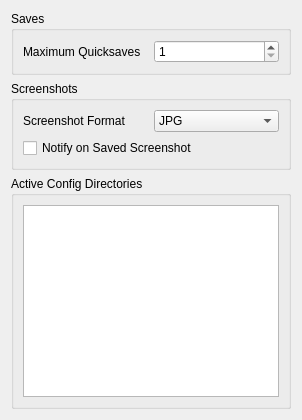
     <widget class="QWidget" name="Miscellaneous">
      <attribute name="title">
       <string>Miscellaneous</string>
      </attribute>
      <layout class="QVBoxLayout" name="scrollAreaVerticalLayout">
       <item>
        <widget class="QGroupBox" name="savesGroup">
         <property name="title">
          <string>Saves</string>
         </property>
         <layout class="QVBoxLayout" name="savesGroupVerticalLayout">
          <item>
           <layout class="QHBoxLayout" name="maximumQuicksavesLayout">
            <item>
             <widget class="QLabel" name="maximumQuicksavesLabel">
              <property name="text">
               <string>Maximum Quicksaves</string>
              </property>
             </widget>
            </item>
            <item>
             <widget class="QSpinBox" name="maximumQuicksavesComboBox">
              <property name="minimum">
               <number>1</number>
              </property>
             </widget>
            </item>
           </layout>
          </item>
         </layout>
        </widget>
       </item>
       <item>
        <widget class="QGroupBox" name="screenshotsGroup">
         <property name="title">
          <string>Screenshots</string>
         </property>
         <layout class="QVBoxLayout" name="otherGroupVerticalLayout">
          <item>
           <layout class="QHBoxLayout" name="screenshotFormatLayout">
            <item>
             <widget class="QLabel" name="screenshotFormatLabel">
              <property name="text">
               <string>Screenshot Format</string>
              </property>
             </widget>
            </item>
            <item>
             <widget class="QComboBox" name="screenshotFormatComboBox">
              <item>
               <property name="text">
                <string>JPG</string>
               </property>
              </item>
              <item>
               <property name="text">
                <string>PNG</string>
               </property>
              </item>
              <item>
               <property name="text">
                <string>TGA</string>
               </property>
              </item>
             </widget>
            </item>
           </layout>
          </item>
          <item>
           <widget class="QCheckBox" name="notifyOnSavedScreenshotCheckBox">
            <property name="text">
             <string>Notify on Saved Screenshot</string>
            </property>
           </widget>
          </item>
         </layout>
        </widget>
       </item>
       <item>
        <widget class="QGroupBox" name="configsGroup">
         <property name="title">
          <string>Active Config Directories</string>
         </property>
         <layout class="QVBoxLayout" name="verticalLayout_4">
          <item>
           <widget class="QTreeWidget" name="configsList">
            <property name="sizePolicy">
             <sizepolicy hsizetype="Expanding" vsizetype="Fixed">
              <horstretch>0</horstretch>
              <verstretch>0</verstretch>
             </sizepolicy>
            </property>
            <property name="contextMenuPolicy">
             <enum>Qt::CustomContextMenu</enum>
            </property>
            <property name="expandsOnDoubleClick">
             <bool>false</bool>
            </property>
            <attribute name="headerVisible">
             <bool>false</bool>
            </attribute>
            <column>
             <property name="text">
              <string notr="true">1</string>
             </property>
            </column>
           </widget>
          </item>
         </layout>
        </widget>
       </item>
       <item>
        <spacer>
         <property name="orientation">
          <enum>Qt::Orientation::Vertical</enum>
         </property>
         <property name="sizeHint" stdset="0">
          <size>
           <width>0</width>
           <height>0</height>
          </size>
         </property>
        </spacer>
       </item>
      </layout>
     </widget>
